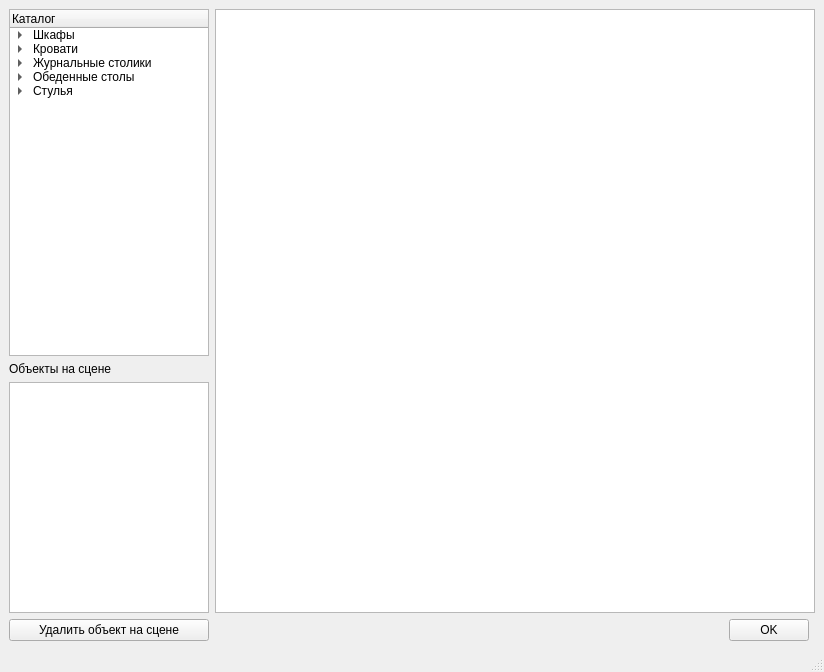
<?xml version="1.0" encoding="UTF-8"?>
<ui version="4.0">
 <class>SceneRedactorForm</class>
 <widget class="QMainWindow" name="SceneRedactorForm">
  <property name="geometry">
   <rect>
    <x>0</x>
    <y>0</y>
    <width>824</width>
    <height>672</height>
   </rect>
  </property>
  <property name="minimumSize">
   <size>
    <width>560</width>
    <height>430</height>
   </size>
  </property>
  <property name="windowTitle">
   <string>Редактор сцены</string>
  </property>
  <widget class="QWidget" name="centralwidget">
   <layout class="QGridLayout" name="gridLayout">
    <item row="0" column="0">
     <widget class="QTreeWidget" name="trwdgCatalog">
      <property name="sizePolicy">
       <sizepolicy hsizetype="Preferred" vsizetype="Expanding">
        <horstretch>0</horstretch>
        <verstretch>3</verstretch>
       </sizepolicy>
      </property>
      <property name="minimumSize">
       <size>
        <width>200</width>
        <height>0</height>
       </size>
      </property>
      <property name="maximumSize">
       <size>
        <width>200</width>
        <height>16777215</height>
       </size>
      </property>
      <property name="headerHidden">
       <bool>false</bool>
      </property>
      <column>
       <property name="text">
        <string notr="true">Каталог</string>
       </property>
      </column>
      <item>
       <property name="text">
        <string>Шкафы</string>
       </property>
       <item>
        <property name="text">
         <string>Шкаф_1</string>
        </property>
       </item>
       <item>
        <property name="text">
         <string>Шкаф_2</string>
        </property>
       </item>
       <item>
        <property name="text">
         <string>Шкаф_3</string>
        </property>
       </item>
      </item>
      <item>
       <property name="text">
        <string>Кровати</string>
       </property>
       <item>
        <property name="text">
         <string>Кровать_1</string>
        </property>
       </item>
       <item>
        <property name="text">
         <string>Кровать_2</string>
        </property>
       </item>
       <item>
        <property name="text">
         <string>Кровать_3</string>
        </property>
       </item>
       <item>
        <property name="text">
         <string>Кровать_4</string>
        </property>
       </item>
       <item>
        <property name="text">
         <string>Кровать_5</string>
        </property>
       </item>
      </item>
      <item>
       <property name="text">
        <string>Журнальные столики</string>
       </property>
       <item>
        <property name="text">
         <string>Журнальный столик 1</string>
        </property>
       </item>
       <item>
        <property name="text">
         <string>Журнальный столик 2</string>
        </property>
       </item>
       <item>
        <property name="text">
         <string>Журнальный столик 3</string>
        </property>
       </item>
      </item>
      <item>
       <property name="text">
        <string>Обеденные столы</string>
       </property>
       <item>
        <property name="text">
         <string>Обеденный стол 1</string>
        </property>
       </item>
       <item>
        <property name="text">
         <string>Обеденный стол 2</string>
        </property>
       </item>
      </item>
      <item>
       <property name="text">
        <string>Стулья</string>
       </property>
       <item>
        <property name="text">
         <string>Стул_1</string>
        </property>
       </item>
       <item>
        <property name="text">
         <string>Стул_2</string>
        </property>
       </item>
       <item>
        <property name="text">
         <string>Стул_3</string>
        </property>
       </item>
       <item>
        <property name="text">
         <string>Стул_4</string>
        </property>
       </item>
       <item>
        <property name="text">
         <string>Стул_5</string>
        </property>
       </item>
       <item>
        <property name="text">
         <string>Стул_6</string>
        </property>
       </item>
      </item>
     </widget>
    </item>
    <item row="0" column="1" rowspan="3" colspan="3">
     <widget class="QGraphicsView" name="grvwScheme"/>
    </item>
    <item row="1" column="0">
     <widget class="QLabel" name="lblObjList">
      <property name="text">
       <string>Объекты на сцене</string>
      </property>
     </widget>
    </item>
    <item row="2" column="0">
     <widget class="QListWidget" name="lswdgExistingObjects">
      <property name="sizePolicy">
       <sizepolicy hsizetype="Preferred" vsizetype="Expanding">
        <horstretch>0</horstretch>
        <verstretch>2</verstretch>
       </sizepolicy>
      </property>
      <property name="minimumSize">
       <size>
        <width>200</width>
        <height>0</height>
       </size>
      </property>
      <property name="maximumSize">
       <size>
        <width>200</width>
        <height>16777215</height>
       </size>
      </property>
     </widget>
    </item>
    <item row="3" column="0">
     <widget class="QPushButton" name="btnRemoveItem">
      <property name="sizePolicy">
       <sizepolicy hsizetype="Minimum" vsizetype="Fixed">
        <horstretch>0</horstretch>
        <verstretch>0</verstretch>
       </sizepolicy>
      </property>
      <property name="text">
       <string>Удалить объект на сцене</string>
      </property>
     </widget>
    </item>
    <item row="3" column="1">
     <spacer name="horizontalSpacer">
      <property name="orientation">
       <enum>Qt::Horizontal</enum>
      </property>
      <property name="sizeHint" stdset="0">
       <size>
        <width>714</width>
        <height>20</height>
       </size>
      </property>
     </spacer>
    </item>
    <item row="3" column="2">
     <widget class="QPushButton" name="btnOk">
      <property name="sizePolicy">
       <sizepolicy hsizetype="Fixed" vsizetype="Fixed">
        <horstretch>0</horstretch>
        <verstretch>0</verstretch>
       </sizepolicy>
      </property>
      <property name="text">
       <string>OK</string>
      </property>
     </widget>
    </item>
   </layout>
  </widget>
  <widget class="QMenuBar" name="menubar">
   <property name="geometry">
    <rect>
     <x>0</x>
     <y>0</y>
     <width>824</width>
     <height>21</height>
    </rect>
   </property>
  </widget>
  <widget class="QStatusBar" name="statusbar"/>
 </widget>
 <resources/>
 <connections/>
</ui>
